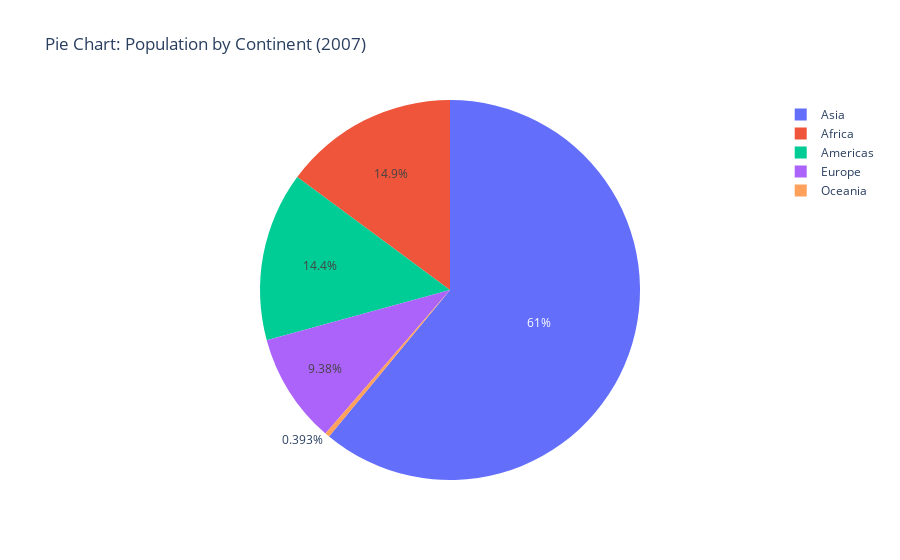

The notebook cell saved with this chart:
### Code cell
# Pie Chart
year_2007 = df[df['year'] == 2007]
fig = px.pie(year_2007, names='continent', values='pop',
             title='Pie Chart: Population by Continent (2007)')
fig.show()

### Figure 1 — Plotly figure (JSON) as saved in the notebook; plotly's stock layout.template omitted (floating-point values rounded to 4 significant figures; data arrays with more than 128 entries replaced by an {"elided": "..."} marker saying what was removed)
{"data": [{"domain": {"x": [0, 1], "y": [0, 1]}, "hovertemplate": "continent=%{label}<br>pop=%{value}<extra></extra>", "labels": {"elided": "142 str values"}, "legendgroup": "", "name": "", "showlegend": true, "type": "pie", "values": {"elided": "142 int values"}}], "layout": {"legend": {"tracegroupgap": 0}, "title": {"text": "Pie Chart: Population by Continent (2007)"}}}
